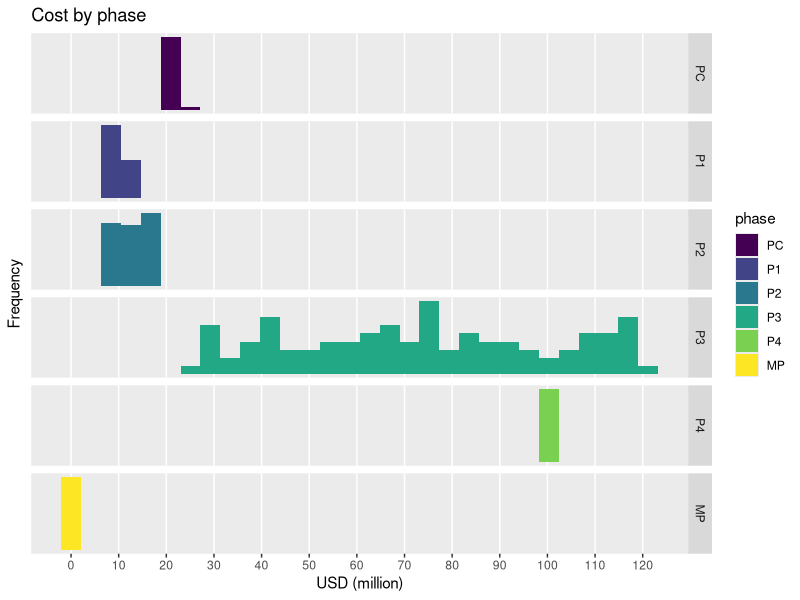
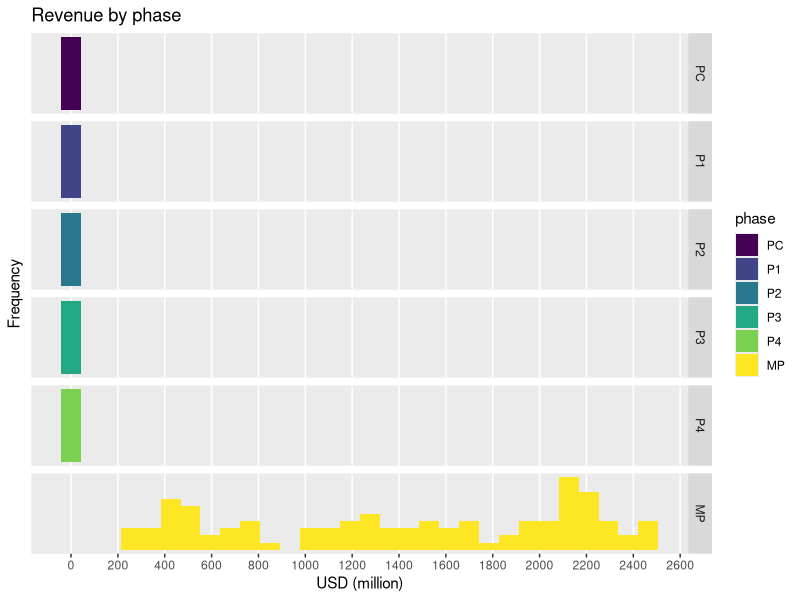
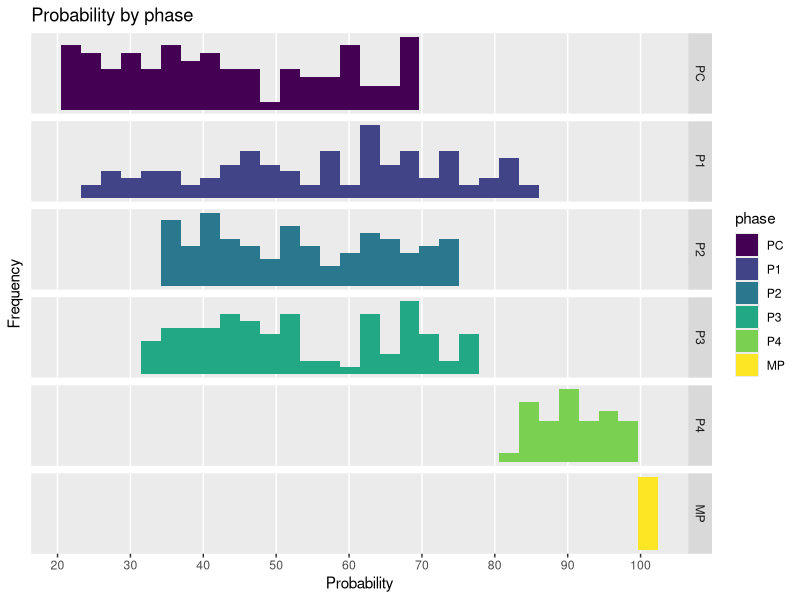
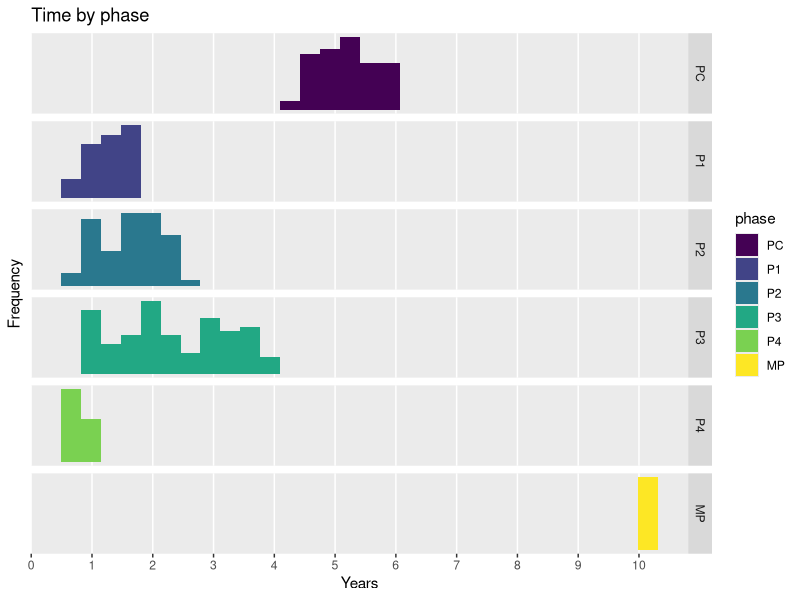
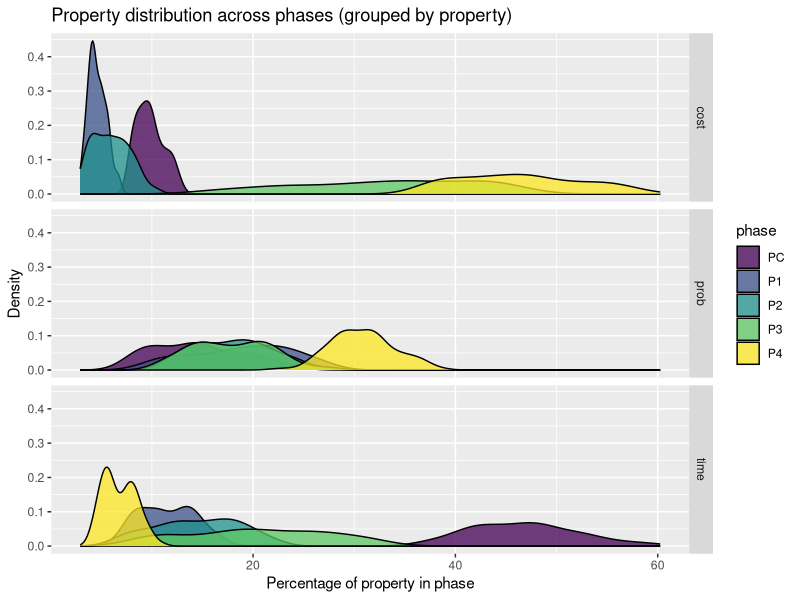
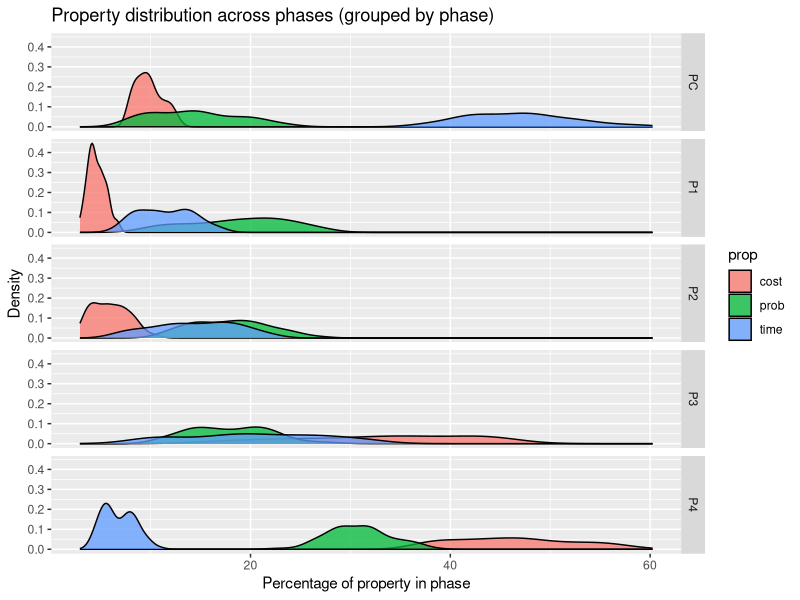
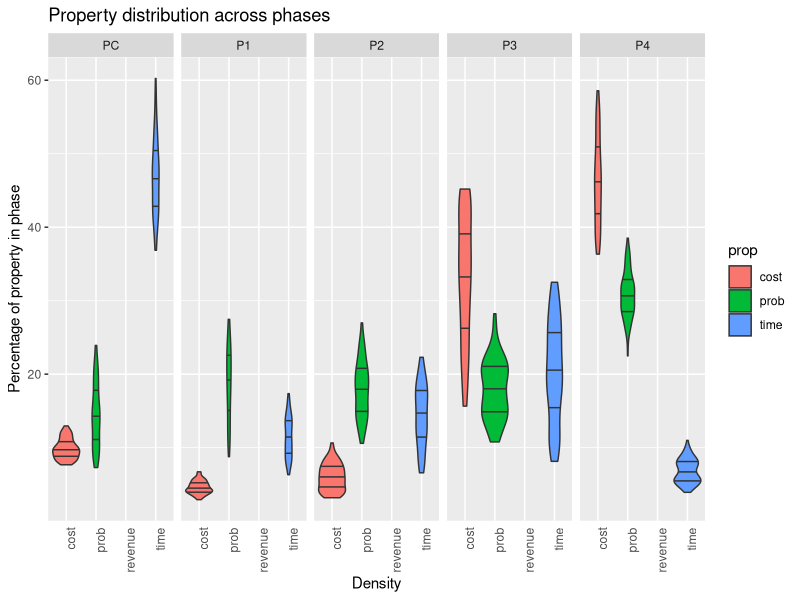
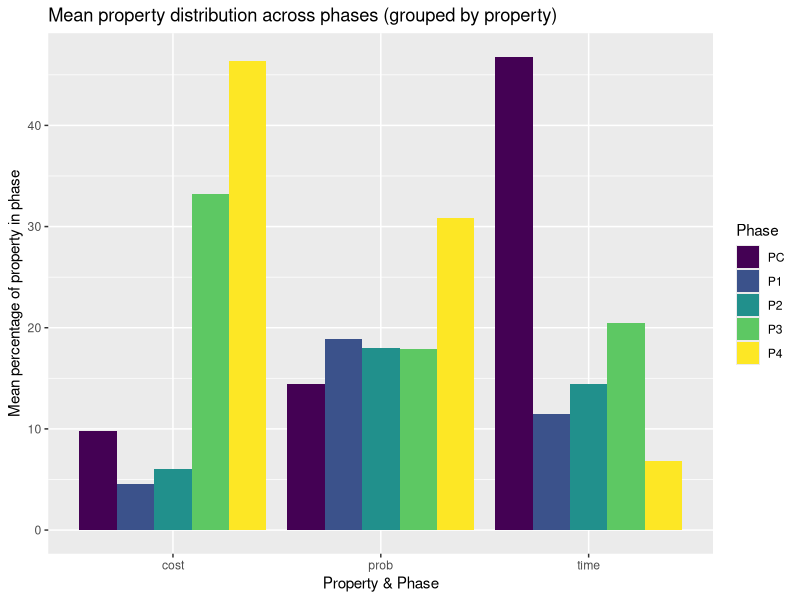

Write the R code that produced these figures, in order.
# Dependencies
library(dplyr)
library(forcats)
library(ggplot2)
library(ggridges)
library(tidyr)
library(gridExtra)

# Visual config
options(tibble.width = Inf) # Always print all tibble cols

# Data config
set.seed(1)
N     = 100
YEARS = 25


# Factors
PHASES <- c('PC','P1','P2','P3','P4','MP')


# ========= SAMPLING ================

# Same across all phases
discount.rate <- runif(N, 0.09, 0.24)

# Sample: Pre Clinical
pc <- tibble(subject=1:N, phase=factor('PC', levels=PHASES, ordered=TRUE))
pc$time             <- runif(N, min=4.3, max=6)
pc$cost             <- runif(N, min=19, max=23.2)
pc$revenue          <- rep(0, N)
pc$prob             <- runif(N, min=0.175, max=0.69)
pc$discount.rate    <- discount.rate

# Sample: Phase 1
p1 <- tibble(subject=1:N, phase=factor('P1', levels=PHASES, ordered=TRUE))
p1$time             <- runif(N, min=0.75, max=1.8)
p1$prob             <- runif(N, min=0.25, max=0.837)
p1$cost             <- runif(N, min=7.3, max=12)
p1$revenue          <- rep(0, N)
p1$discount.rate    <- discount.rate

# Sample: Phase 2
p2 <- tibble(subject=1:N, phase=factor('P2', levels=PHASES, ordered=TRUE))
p2$time             <- runif(N, min=0.75, max=2.5)
p2$revenue          <- rep(0, N)
p2$cost             <- runif(N, min=7.12, max=18.72)
p2$prob             <- runif(N, min=0.34, max=0.74)
p2$discount.rate    <- discount.rate

# Sample: Phase 3
p3 <- tibble(subject=1:N, phase=factor('P3', levels=PHASES, ordered=TRUE))
p3$cost             <- runif(N, min=26.88, max=121.68)
p3$prob             <- runif(N, min=0.314, max=0.786)
p3$time             <- runif(N, min=0.83, max=3.9)
p3$revenue          <- rep(0, N)
p3$discount.rate    <- discount.rate

# Sample: Phase 4
p4 <- tibble(subject=1:N, phase=factor('P4', levels=PHASES, ordered=TRUE))
p4$time             <- runif(N, min=0.5, max=1.04)
p4$prob             <- runif(N, min=0.83, max=0.99)
p4$cost             <- rep(98.297168, N)
p4$revenue          <- rep(0, N)
p4$discount.rate    <- discount.rate

# Sample: Market sales
sales <- tibble(subject=1:N, phase=factor('MP', levels=PHASES, ordered=TRUE))
sales$prob          <- 1
sales$cost          <- 0
sales$revenue       <- runif(N, min=218, max=2500)
sales$time          <- 10
sales$discount.rate <- discount.rate

# Combine all phases into single dataset
phases <- bind_rows(pc, p1, p2, p3, p4, sales)

# Group by subject
phases <- phases %>% group_by(subject)

# ========= END SAMPLING ================



# Add: timestamps to every observation
phases <- phases %>% mutate(t = cumsum(time) - time)

# Compute: precompute cashflow since it's used alot
phases$cashflow <- phases$revenue - phases$cost

# Compute: cumulative phase properties
phases <- phases %>% group_by(subject) %>%
  mutate(cum_cost = cumsum(cost),
         cum_revenue = cumsum(revenue),
         cum_time    = cumsum(time),
         cum_prob    = cumprod(prob))


# Compute: Cost/revenue slopes and offsets to allow computing discrete
# cashflows for years TODO: Separate market into separate dataset and then do
# the yearly2 calc for two datasets so that we don't have to deal with
# exceptions and instead simply assume that everything is either constantly or
# linearly distributed in the development and market data set respectively.
phases$cost.a     <- ifelse(phases$phase=='MP', ((phases$cost * 2 / (phases$time + 1)) / phases$time), 0)
phases$cost.b     <- ifelse(phases$phase=='MP', 0, (phases$cost / phases$time))
phases$revenue.a  <- ifelse(phases$phase=='MP', ((phases$revenue * 2 / (phases$time + 1)) / phases$time), 0)
phases$revenue.b  <- ifelse(phases$phase=='MP', 0, (phases$revenue / phases$time))
phases$prob.a     <- 0
phases$prob.b     <- phases$prob ^ (1/phases$time)


# Plot: phase property distributions
ggplot(phases, aes(cost, fill=phase)) +
  geom_histogram() +
  facet_grid(phase ~ ., scale='free_y') +
  theme(axis.text.y=element_blank(), axis.ticks.y=element_blank(),
        panel.grid.minor.y=element_blank(),
        panel.grid.minor.x=element_blank(),
        panel.grid.major.y=element_blank()) +
  scale_x_continuous(breaks = scales::pretty_breaks(n = 12)) +
  ggtitle('Cost by phase') + xlab('USD (million)') + ylab('Frequency')
ggplot(phases, aes(revenue, fill=phase)) +
  geom_histogram() +
  facet_grid(phase ~ ., scale='free_y') +
  theme(axis.text.y=element_blank(), axis.ticks.y=element_blank(),
        panel.grid.minor.y=element_blank(),
        panel.grid.minor.x=element_blank(),
        panel.grid.major.y=element_blank()) +
  scale_x_continuous(breaks = scales::pretty_breaks(n = 12)) +
  ggtitle('Revenue by phase') + xlab('USD (million)') + ylab('Frequency')
ggplot(phases, aes(prob*100, fill=phase)) +
  geom_histogram() +
  facet_grid(phase ~ ., scale='free_y') +
  theme(axis.text.y=element_blank(), axis.ticks.y=element_blank(),
        panel.grid.minor.y=element_blank(),
        panel.grid.minor.x=element_blank(),
        panel.grid.major.y=element_blank()) +
  scale_x_continuous(breaks = scales::pretty_breaks(n = 12)) +
  ggtitle('Probability by phase') + xlab('Probability') + ylab('Frequency')
ggplot(phases, aes(time, fill=phase)) +
  geom_histogram() +
  facet_grid(phase ~ ., scale='free_y') +
  theme(axis.text.y=element_blank(), axis.ticks.y=element_blank(),
        panel.grid.minor.y=element_blank(),
        panel.grid.minor.x=element_blank(),
        panel.grid.major.y=element_blank()) +
  scale_x_continuous(breaks = scales::pretty_breaks(n = 12)) +
  ggtitle('Time by phase') + xlab('Years') + ylab('Frequency')

# Transform: phase properties to long from wide
phase_props <- phases %>%
  filter(phase != 'MP') %>%
  select(1:6) %>%
  gather(key='prop', value='value', 3:6) %>%
  group_by(subject, prop) %>%
  mutate(total = sum(value),
         ratio = value / total) # NOTE: will cause NaN if 0/0

# Transform: cumulative phase properties to long from wide
cum_phase_props <- phases %>%
  filter(phase != 'MP') %>%
  select(c(1, 2, cum_cost:cum_prob)) %>%
  gather(key='prop', value='value', cum_cost:cum_prob)

# Plot: property distribution across phases
ggplot(filter(phase_props, !is.na(ratio)), aes(ratio*100, fill=phase)) +
  geom_density(alpha=0.75) +
  ggtitle('Property distribution across phases (grouped by property)') +
  facet_grid(prop ~ .) +
  xlab('Percentage of property in phase') + ylab('Density')
ggplot(phase_props, aes(ratio*100, fill=prop)) +
  geom_density(alpha=0.75) +
  ggtitle('Property distribution across phases (grouped by phase)') +
  facet_grid(phase ~ .) +
  xlab('Percentage of property in phase') + ylab('Density')
ggplot(phase_props, aes(x=prop,y=ratio*100, fill=prop)) +
  geom_violin(draw_quantiles=c(0.25, 0.5, 0.75)) +
  ggtitle('Property distribution across phases') +
  facet_grid(~ phase) +
  theme(axis.text.x = element_text(angle = 90, hjust = 1),
        axis.ticks.x=element_blank()) +
  ylab('Percentage of property in phase') + xlab('Density')

# Summarize: property distribution across phases
phase_props_summary <- phase_props %>%
  group_by(phase, prop) %>%
  summarise(ratio.mean = mean(ratio))

# Plot: summary of property distribution across phases
ggplot(filter(phase_props_summary, is.finite(ratio.mean)), aes(x=prop, y=ratio.mean * 100)) +
  geom_bar(stat='identity', aes(fill=phase), position='dodge') +
  labs(fill='Phase') +
  xlab('Property & Phase') + ylab('Mean percentage of property in phase') +
  ggtitle('Mean property distribution across phases (grouped by property)')

# Plot: summary of property distribution across phases
ggplot(filter(phase_props_summary, is.finite(ratio.mean)), aes(x=prop, y=ratio.mean * 100)) +
  geom_bar(stat='identity', aes(fill=phase), position='stack') +
  labs(fill='Phase') +
  xlab('Property & Phase') + ylab('Mean percentage of property in phase') +
  ggtitle('Mean property distribution across phases (grouped by property)')

# Plot: cumulative properties per phase (density plot)
ggplot(filter(cum_phase_props, prop!='cum_revenue'),
       aes(value, fill=phase)) +
  facet_wrap(prop ~ ., scale='free', ncol=1) +
  geom_density(alpha=0.75) +
  theme(axis.text.y=element_blank(), axis.ticks.y=element_blank(),
        panel.grid.minor.y=element_blank(),
        panel.grid.minor.x=element_blank(),
        panel.grid.major.y=element_blank()) +
  scale_x_continuous(breaks = scales::pretty_breaks(n = 10)) +
  ggtitle('Cumulative properties by end of phase') +
  ylab('Frequency') + xlab(element_blank()) + labs(fill='Phase')

# Plot: cumulative properties per phase (violin plot)
ggplot(filter(cum_phase_props, prop!='cum_revenue'),
       aes(phase, value, fill=phase)) +
  geom_violin(draw_quantiles=c(0.25, 0.5, 0.75), alpha=0.75) +
  facet_wrap(prop ~ ., scale='free', ncol=1) +
  ggtitle('Cumulative properties by end of phase') +
  xlab('Phase') + ylab(element_blank()) + labs(fill='Phase')



# Transform: Cartesian product of phases (phase from phase)
phases_from_phases <- tibble()
for (from in PHASES) {
  pfp <- phases %>%
    filter(phase >= from) %>%
    group_by(subject) %>%
    transmute(phase = phase,
           from = factor(from, levels=PHASES, ordered=TRUE),
           time.to = cumsum(time) - time,
           # Compute: PVs
           cost.pv    = cost / ((1 + discount.rate) ^ time.to),
           revenue.pv = revenue / ((1 + discount.rate) ^ time.to))
  phases_from_phases <- bind_rows(phases_from_phases, pfp)
}


# Plot: PV of different properties from different phases (violin matrices)
ggplot(filter(phases_from_phases, cost.pv>0), aes(phase, cost.pv, fill=from)) +
  geom_violin(draw_quantiles=c(0.25, 0.5, 0.75), alpha=0.75) +
  ggtitle('Cost PV (present value) from the perspective of different phases') +
  facet_grid(rows=vars(from), cols=vars(phase), scales='free')
ggplot(filter(phases_from_phases, revenue.pv>0), aes(phase, revenue.pv, fill=from)) +
  geom_violin(draw_quantiles=c(0.25, 0.5, 0.75), alpha=0.75) +
  ggtitle('Revenue PV (present value) from the perspective of different phases')
  #facet_grid(rows=vars(from), cols=vars(phase), scales='free')
ggplot(filter(phases_from_phases, (revenue.pv-cost.pv)!=0), aes(phase, (revenue.pv-cost.pv), fill=from)) +
  geom_violin(draw_quantiles=c(0.25, 0.5, 0.75), alpha=0.75) +
  ggtitle('PV (present value) from the perspective of different phases') +
  facet_grid(rows=vars(from), cols=vars(phase), scales='free')

# Plot: PV of different properties from different phases (density plots)
# TODO: Why is P4 from P4 not a single line since it's a constant value?
# SOLUTION: Increase bandwidth (bw). Not sure if it's an appropriate solution
# though. Or switch to histograms.
phases_from_phases %>% filter(cost.pv > 0) %>%
  ggplot(aes(cost.pv, fill=from)) +
  geom_density(alpha=0.3) +
  ggtitle('Cost PV (present value) from the perspective of different phases') +
  facet_grid(phase ~ ., scales='free_y') +
  theme(axis.text.y = element_blank(), axis.ticks.y = element_blank()) +
  xlab('PV (million USD)') + ylab('Density')
phases_from_phases %>% filter(revenue.pv > 0) %>%
  ggplot(aes(revenue.pv, fill=from)) +
  geom_density(alpha=0.3) +
  ggtitle('Revenue PV (present value) from the perspective of different phases') +
  facet_grid(phase ~ ., scales='free_y') +
  theme(axis.text.y = element_blank(), axis.ticks.y = element_blank()) +
  xlab('PV (million USD)') + ylab('Density')


# Transform: PV means per view
phases_from_phases_summary <- phases_from_phases %>% group_by(phase, from) %>%
  summarise(revenue.pv.mean  = mean(revenue.pv),
            cost.pv.mean     = mean(cost.pv),
            time.to.mean     = mean(time.to))

# Plot: mean PVs of props for phases from phases
phases_from_phases_summary %>%
  filter(cost.pv.mean > 0) %>%
  ggplot(aes(phase, cost.pv.mean)) +
  geom_bar(stat='identity', aes(fill=from), position='dodge') + ylab('PV (cost)') +
  ggtitle('Mean cost PV of phase from the perspective of different phases')

phases_from_phases_summary %>%
  ggplot(aes(phase, (revenue.pv.mean - cost.pv.mean))) +
  geom_bar(stat='identity', aes(fill=from), position='dodge') + ylab('PV (cashflow)') +
  ggtitle('Mean cashflow PV of phase from the perspective of different phases')

# TODO: This plot feels out of place, and if this is plotted I guess remaining
# probability should be plotted as well.
phases_from_phases_summary %>%
  filter(time.to.mean > 0) %>%
  ggplot(aes(phase, time.to.mean)) +
  geom_bar(stat='identity', aes(fill=from), position='dodge') + ylab('Time to') +
  ggtitle('Mean time remaining to different phases from different phases')


# Transform: To cashflows over time (phase yearly)
phase_years <- tibble()
for (x in 1:ceiling(max(phases$time) + 1)) {
  # Prepare
  within_phase   <- x <= phases$time
  not_whole_year <- x-phases$time>0 & x-phases$time<1
  #base_cashflow      <- ifelse(within_phase, phases$cashflow.a * x + phases$cashflow.b, 0)
  #remainder_cashflow <- ifelse(not_whole_year, (phases$time-floor(phases$time))*(phases$cashflow/phases$time), 0)
  base_cost          <- ifelse(within_phase, phases$cost.a * x + phases$cost.b, 0)
  remainder_cost     <- ifelse(not_whole_year, (phases$time-floor(phases$time))*(phases$cost/phases$time), 0)
  base_revenue       <- ifelse(within_phase, phases$revenue.a * x + phases$revenue.b, 0)
  remainder_revenue  <- ifelse(not_whole_year, (phases$time-floor(phases$time))*(phases$revenue/phases$time), 0)
  base_prob          <- ifelse(within_phase, phases$prob.a * x + phases$prob.b, 0)
  remainder_prob     <- ifelse(not_whole_year, phases$prob / ((phases$prob.a*x+phases$prob.b) ^ floor(phases$time)), 0)
  # NOTE: The remainder is computed by assuming that the value is evenly
  # distributed over the whole phase (i.e. constantly). If this is not true
  # then the remainder will be incorrectly computed. However, since we assume
  # that phase properties are indeed constantly distributed over the course of
  # the phase, it is not a problem for phase properties. While we do assume
  # that market sales grow linearly this is not a problem since there will be
  # no remainder given that we assume that all markets span 10 years. However,
  # please be very careful and make sure you get this right!!
  # NOTE: This computation is a bit odd since there will never be a base
  # cashflow and a remainder at the same time.
  # Make data frame
  discount.rate  <- phases$discount.rate
  time           <- phases$time
  cost           <- base_cost + remainder_cost
  revenue        <- base_revenue + remainder_revenue
  prob           <- base_prob + remainder_prob
  subject        <- phases$subject
  phase.year     <- x
  phase          <- phases$phase
  t              <- phases$t + phase.year - 1
  df             <- tibble(subject, phase.year, t, phase, cost, revenue, prob, time, discount.rate)
  df             <- df[cost != 0 | revenue != 0 | prob > 0, ] # No need to keep years without cashflow
  phase_years    <- bind_rows(phase_years, df)
}

# Plot: Property per phase year of different phases


# Plot: cumulative properties per phase (violin plot)
ggplot(filter(phase_years, cost > 0), aes(as.factor(phase.year), cost)) +
  geom_violin(draw_quantiles=c(0.25, 0.5, 0.75), alpha=0.75) +
  facet_grid(rows=vars(phase), cols=vars(as.factor(phase.year)), scales='free') +
  theme(panel.grid.major.x=element_blank(),
        panel.grid.minor.y=element_blank(),
        axis.ticks.x=element_blank(),
        axis.text.x=element_blank()) +
  ylab('USD (million)') +
  xlab('Year in phase (note: phase duration vary across projects and phases)') +
  ggtitle('Cost per year in phase')
ggplot(filter(phase_years, prob < 1), aes(as.factor(phase.year), prob*100)) +
  geom_violin(draw_quantiles=c(0.25, 0.5, 0.75), alpha=0.75) +
  facet_grid(rows=vars(phase), cols=vars(as.factor(phase.year)), scales='free') +
  theme(panel.grid.major.x=element_blank(),
        panel.grid.minor.y=element_blank(),
        axis.ticks.x=element_blank(),
        axis.text.x=element_blank()) +
  ylab('USD (million)') +
  xlab('Year in phase (note: phase duration vary across projects and phases)') +
  ggtitle('Probability of success per year in phase')
ggplot(filter(phase_years, revenue > 0), aes(as.factor(phase.year), revenue)) +
  geom_violin(draw_quantiles=c(0.25, 0.5, 0.75), alpha=0.75) +
  facet_grid(rows=vars(phase), cols=vars(as.factor(phase.year)), scales='free') +
  theme(panel.grid.major.x=element_blank(),
        panel.grid.minor.y=element_blank(),
        axis.ticks.x=element_blank(),
        axis.text.x=element_blank()) +
  ylab('USD (million)') +
  xlab('Year in phase (note: phase duration vary across projects and phases)') +
  ggtitle('Revenue per year in phase')


# Transform: Phase years from different phases
phase_years_from_phases <- tibble()
for (from in PHASES) {
  pyfp <- phase_years %>%
    filter(phase >= from) %>%
    group_by(subject) %>%
    arrange(subject, t) %>%
    mutate(from          = factor(from, levels=PHASES, ordered=TRUE),
           time.to       = t - min(t),
           cashflow      = revenue - cost,
           cum.cost      = cumsum(cost),
           cum.revenue   = cumsum(revenue),
           cum.cashflow  = cum.revenue - cum.cost,
           rem.prob      = prod(prob) / cumprod(prob) * prob,
           cum.prob      = cumprod(prob),
           prob.to       = cum.prob / prob,
           # cost
           cost.rv         = cost * prob.to, # TODO:ok?
           cost.rv.cum     = cumsum(cost.rv),
           cost.pv         = cost / ((1 + discount.rate) ^ time.to),
           cost.rpv        = (cost / ((1 + discount.rate) ^ time.to)) * prob.to,
           cost.npv        = cumsum(cost.pv),
           cost.rnpv       = cumsum(cost.rpv), # TODO:ok?
           # revenue
           revenue.rv      = revenue * prob.to, # TODO:ok?
           revenue.rv.cum  = cumsum(revenue.rv),
           revenue.pv      = revenue / ((1 + discount.rate) ^ time.to),
           revenue.rpv     = (revenue / ((1 + discount.rate) ^ time.to)) * prob.to,
           revenue.npv     = cumsum(revenue.pv),
           revenue.rnpv    = cumsum(revenue.rpv), # TODO:ok?
           # cashflow
           cashflow.rv     = revenue.rv - cost.rv,
           cashflow.rv.cum = revenue.rv.cum - cost.rv.cum,
           cashflow.pv     = revenue.pv - cost.pv,
           cashflow.rpv    = revenue.rpv - cost.rpv,
           cashflow.npv    = revenue.npv - cost.npv,
           cashflow.rnpv   = revenue.rnpv - cost.rnpv,
           # year
           year            = floor(time.to)
           )
  phase_years_from_phases <- bind_rows(phase_years_from_phases, pyfp)
}

# Transform: Phase years from different phases
phase_years_from_years <- tibble()
for (yr in 1:(ceiling(max(phase_years$t)) + 1)) {
  pyfy <- phase_years %>%
    filter(t >= yr) %>%
    group_by(subject) %>%
    arrange(subject, t) %>%
    mutate(from            = yr,
           time.to         = t - min(t),
           cashflow        = revenue - cost,
           cum.cost        = cumsum(cost),
           cum.revenue     = cumsum(revenue),
           cum.cashflow    = cum.revenue - cum.cost,
           rem.prob        = prod(prob) / cumprod(prob) * prob,
           cum.prob        = cumprod(prob),
           prob.to         = cum.prob / prob,
           # cost
           cost.rv         = cost * prob.to, # TODO:ok?
           cost.rv.cum     = cumsum(cost.rv),
           cost.pv         = cost / ((1 + discount.rate) ^ time.to),
           cost.rpv        = (cost / ((1 + discount.rate) ^ time.to)) * prob.to,
           cost.npv        = cumsum(cost.pv),
           cost.rnpv       = cumsum(cost.rpv), # TODO:ok?
           # revenue
           revenue.rv      = revenue * prob.to, # TODO:ok?
           revenue.rv.cum  = cumsum(revenue.rv),
           revenue.pv      = revenue / ((1 + discount.rate) ^ time.to),
           revenue.rpv     = (revenue / ((1 + discount.rate) ^ time.to)) * prob.to,
           revenue.npv     = cumsum(revenue.pv),
           revenue.rnpv    = cumsum(revenue.rpv), # TODO:ok?
           # cashflow
           cashflow.rv     = revenue.rv - cost.rv,
           cashflow.rv.cum = revenue.rv.cum - cost.rv.cum,
           cashflow.pv     = revenue.pv - cost.pv,
           cashflow.rpv    = revenue.rpv - cost.rpv,
           cashflow.npv    = revenue.npv - cost.npv,
           cashflow.rnpv   = revenue.rnpv - cost.rnpv,
           # year
           year            = floor(time.to)
           )
  phase_years_from_years <- bind_rows(phase_years_from_years, pyfy)
}

# Plot: Yearly data from different phases
for (ph in c('PC')) {
  sub <- filter(phase_years_from_phases, from == ph)
  p1 <- ggplot(sub, aes(as.factor(year), cashflow)) +
    scale_y_continuous(breaks = scales::pretty_breaks(n = 8)) +
    ggtitle('Not capitalized') +
    xlab(element_blank()) + ylab(element_blank()) +
    geom_boxplot(fill='#f8766d')
  p2 <- ggplot(sub, aes(as.factor(year), cashflow.rv)) +
    scale_y_continuous(breaks = scales::pretty_breaks(n = 8)) +
    ggtitle('RV') +
    xlab(element_blank()) + ylab(element_blank()) +
    geom_boxplot(fill='#f8766d')
  p3 <- ggplot(sub, aes(as.factor(year), cashflow.pv)) +
    scale_y_continuous(breaks = scales::pretty_breaks(n = 8)) +
    ggtitle('PV') +
    xlab(element_blank()) + ylab(element_blank()) +
    geom_boxplot(fill='#f8766d')
  p4 <- ggplot(sub, aes(as.factor(year), cashflow.rpv)) +
    scale_y_continuous(breaks = scales::pretty_breaks(n = 8)) +
    ggtitle('rPV') +
    xlab(element_blank()) + ylab(element_blank()) +
    geom_boxplot(fill='#f8766d')
  p5 <- ggplot(sub, aes(as.factor(year), cum.cashflow)) +
    scale_y_continuous(breaks = scales::pretty_breaks(n = 8)) +
    ggtitle('Not capitalized') +
    xlab(element_blank()) + ylab(element_blank()) +
    geom_boxplot(fill='#00bfc4')
  p6 <- ggplot(sub, aes(as.factor(year), cashflow.rv.cum)) +
    scale_y_continuous(breaks = scales::pretty_breaks(n = 8)) +
    ggtitle('Cumulative RV') +
    xlab(element_blank()) + ylab(element_blank()) +
    geom_boxplot(fill='#00bfc4')
  p7 <- ggplot(sub, aes(as.factor(year), cashflow.npv)) +
    scale_y_continuous(breaks = scales::pretty_breaks(n = 8)) +
    ggtitle('NPV (cumulative PV)') +
    xlab(element_blank()) + ylab(element_blank()) +
    geom_boxplot(fill='#00bfc4')
  p8 <- ggplot(sub, aes(as.factor(year), cashflow.rnpv)) +
    scale_y_continuous(breaks = scales::pretty_breaks(n = 8)) +
    ggtitle('rNPV (cumulative rPV)') +
    xlab(element_blank()) + ylab(element_blank()) +
    geom_boxplot(fill='#00bfc4')
  grid.arrange(p1, p2, p3, p4, nrow=2, top=sprintf('Cashflow per year from %s', ph))
  grid.arrange(p5, p6, p7, p8, nrow=2, top=sprintf('Cumulative cashflow per year (i.e. value at different exit-points/targets) from %s', ph))
}



# # # # # # #



# Summarize: phase years from years
phase_years_from_years_summary <- phase_years_from_years %>%
  group_by(year, from) %>%
  summarize(cum.mean    = mean(cum.cashflow),
            rv.cum.mean = mean(cashflow.rv.cum),
            npv.mean    = mean(cashflow.npv),
            rnpv.mean   = mean(cashflow.rnpv))

# Summarize: phase years from phases
phase_years_from_phases_summary <- phase_years_from_phases %>%
  group_by(year, from) %>%
  summarize(cum.mean    = mean(cum.cashflow),
            rv.cum.mean = mean(cashflow.rv.cum),
            npv.mean    = mean(cashflow.npv),
            rnpv.mean   = mean(cashflow.rnpv))

# Transform: phase years from years summary from wide to long
phase_years_from_years_summary_long <- phase_years_from_years_summary %>%
  gather('valuation', 'value', -year, -from)

# Transform: phase years from phases summary from wide to long
phase_years_from_phases_summary_long <- phase_years_from_phases_summary %>%
  gather('valuation', 'value', -year, -from)



# # # # # # #



# Plot: mean rnpv/npv over time (from pc)
# TODO: P4 has a very dramatic drop in the last year, why? That makes no sense?
ggplot(filter(phase_years_from_phases_summary_long,
              valuation!='cum.mean' & valuation!='rv.cum.mean'
              ),
       aes(year, value, color=valuation)) +
  geom_line() +
  geom_point() +
  scale_x_continuous(breaks = scales::pretty_breaks(n = 10)) +
  ylab('Valuation statistic') +
  facet_wrap(from~., scale='free', ncol=2) +
  ggtitle('Valuation of different exit years starting from different phases')



# # # # # # #



# Transform: Compute final year npv values (from phases)
# TODO: Not sure if final year is NPV is becoming skewed by zero cashflow years
# in the end. It seems to me that it shouldn't be a problem but: make some
# calculations to ensure that this is definitely not a problem!
final_year_from_phases <- phase_years_from_phases %>%
  group_by(subject, from) %>%
  filter(year == max(year)) %>%
  summarise(cashflow.npv    = tail(cashflow.npv, n=1),
            cashflow.rnpv   = tail(cashflow.rnpv, n=1),
            cum.cashflow    = tail(cum.cashflow, n=1),
            cashflow.rv.cum = tail(cashflow.rv.cum, n=1),
            )

# Transform: Compute final year npv values (from years)
final_year_from_years <- phase_years_from_years %>%
  group_by(subject, from) %>%
  filter(year == max(year)) %>%
  summarise(cashflow.npv    = tail(cashflow.npv, n=1),
            cashflow.rnpv   = tail(cashflow.rnpv, n=1),
            cum.cashflow    = tail(cum.cashflow, n=1),
            cashflow.rv.cum = tail(cashflow.rv.cum, n=1),
            )

# Summarize: Final year from phases
final_year_from_phases_summary <- final_year_from_phases %>%
  group_by(from) %>%
  summarize(npv.mean    = mean(cashflow.npv),
            rnpv.mean   = mean(cashflow.rnpv),
            cum.mean    = mean(cum.cashflow),
            cum.rv.mean = mean(cashflow.rv.cum))

# Summarize: Final year from year
final_year_from_years_summary <- final_year_from_years %>%
  group_by(from) %>%
  summarize(npv.mean    = mean(cashflow.npv),
            rnpv.mean   = mean(cashflow.rnpv),
            cum.mean    = mean(cum.cashflow),
            cum.rv.mean = mean(cashflow.rv.cum))

# Transform: Final year from phases summary from wide to long
final_year_from_phases_summary_long <- final_year_from_phases_summary %>%
  gather('valuation', 'value', -from)

# Transform: Final year from years summary from wide to long
final_year_from_years_summary_long <- final_year_from_years_summary %>%
  gather('valuation', 'value', -from)



# # # # # # #



# Plot: mean rnpv/npv over time (from phases)
# TODO: Should plot at start of phase rather than at end of phase!
p1 <- ggplot(filter(final_year_from_phases_summary_long,
                    valuation=='npv.mean' | valuation=='rnpv.mean'),
             aes(from, value, color=valuation, group=valuation)) +
  geom_line() + geom_point() +
  scale_y_continuous(breaks = scales::pretty_breaks(n = 10)) +
  ggtitle('Project value, starting from various phases')

# Plot: final value starting from different phases
p2 <- ggplot(final_year_from_phases_summary_long,
             aes(from, value, color=valuation, group=valuation)) +
  geom_line() + geom_point() +
  scale_y_continuous(breaks = scales::pretty_breaks(n = 10)) +
  ggtitle('Project value, starting from various phases')

grid.arrange(p1, p2, ncol=1)



# # # # # # #



# Plot: mean rnpv/npv over time (from years)
p1 <- ggplot(filter(final_year_from_years_summary_long,
                    valuation=='npv.mean' | valuation=='rnpv.mean'),
             aes(from, value, color=valuation)) +
  geom_line() + geom_point() +
  scale_y_continuous(breaks = scales::pretty_breaks(n = 10)) +
  scale_x_continuous(breaks = scales::pretty_breaks(n = 10)) +
  ggtitle('Project value, starting from various years')

# Plot: final value starting from different years
p2 <- ggplot(final_year_from_years_summary_long,
             aes(from, value, color=valuation)) +
  geom_line() + geom_point() +
  scale_x_continuous(breaks = scales::pretty_breaks(n = 10)) +
  scale_y_continuous(breaks = scales::pretty_breaks(n = 10)) +
  ggtitle('Project value, starting from various years')

grid.arrange(p1, p2, ncol=1)



# # # # # # #



# Plot: Final year NPV starting from different phases (histogram)
summary <- final_year_from_phases %>%
  group_by(from) %>%
  summarize(median = median(cashflow.npv))
ggplot(final_year_from_phases, aes(cashflow.npv, fill=from)) +
  geom_histogram(aes(y=..density..)) +
  geom_density(col='black', fill='transparent') +
  geom_vline(data=summary, aes(xintercept=median), colour='red') +
  theme(axis.text.y=element_blank(),
        axis.ticks.y=element_blank(),
        panel.grid.minor.y=element_blank(),
        panel.grid.major.y=element_blank(),
        legend.position='none') +
  facet_grid(from~., scale='free_y') +
  scale_x_continuous(breaks = scales::pretty_breaks(n = 20)) +
  ggtitle('Project NPV starting from different phases')

sub <- phase_years_from_phases %>%
  filter(from == 'PC') %>%
  group_by(subject, phase) %>%
  summarise(cashflow.npv = tail(revenue.npv, n=1) - tail(cost.npv, n=1))

ggplot(sub, aes(cashflow.npv, phase)) +
  geom_density_ridges(quantile_lines = TRUE) +
  scale_x_continuous(breaks = scales::pretty_breaks(n = 10)) +
  ggtitle('NPV density when exiting at the end(?) of different phases, starting from PC') +
  xlab('NPV') + ylab('Exit year')

